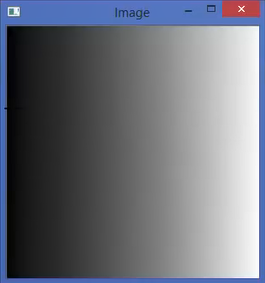
#> input picture image thresholding/simple thresholding/thresh to zero inverse/gradiant.PNG, 265 x 283 px
$ python th_t_0_inv_oop.py
#> lines starting #> are read from the running program, lines starting #| are printed output that depends on the picture
# Thresh t0 zero inverse
import cv2 as cv
import numpy as np

class Threshold:
    def __init__(self, img):
        self.img = img

    def thresh_to_zero(self):
        img1 = cv.imread(self.img, 0)
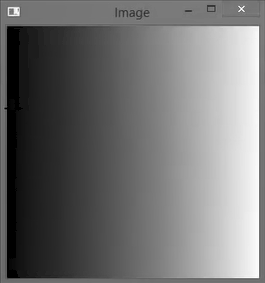
#> img1: shape (283, 265); min 0, max 255, mean 113.7
        _, thre_to_o = cv.threshold(img1, 127, 255, cv.THRESH_TOZERO)
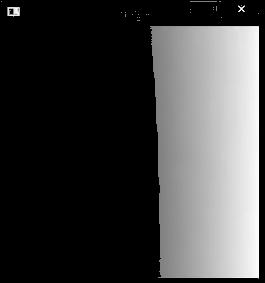
#> thre_to_o: shape (283, 265); min 0, max 255, mean 64.5
        _, thre_to_o_inv = cv.threshold(img1, 127, 255,
                                        cv.THRESH_TOZERO_INV)
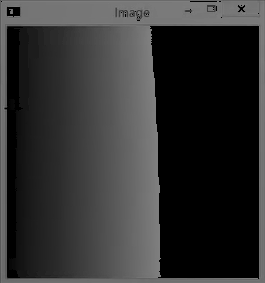
#> thre_to_o_inv: shape (283, 265); min 0, max 127, mean 49.3
        cv.imshow('Original Image', img1)
        cv.imshow('thre_to_o', thre_to_o)
        cv.imshow('thre_to_o_inv', thre_to_o_inv)

img = 'gradiant.PNG'
# Create object
obj = Threshold(img)
# Function call
obj.thresh_to_zero()

cv.waitKey(0)
cv.destroyAllWindows()
